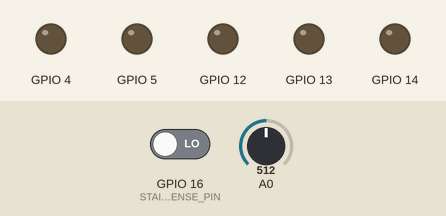
Simulated run of this program. Board: ESP8266 (NodeMCU). Parts: output pins drawn as LEDs (lit = HIGH). Inputs (shaded band) come from the test bench; at power-on: GPIO 16 (STAIR_SENSE_PIN) LOW, A0 = 512. WiFi joins after 1.5 s; servers stay silent unless stated; what the program prints to the serial monitor is not drawn.

Above: at 2.7 s.
2.8 s: GPIO 16 (STAIR_SENSE_PIN) driven HIGH
At 3.2 s:
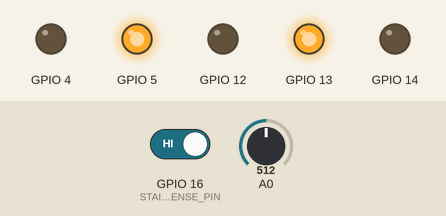
7.4 s: GPIO 16 (STAIR_SENSE_PIN) driven LOW
At 7.9 s:
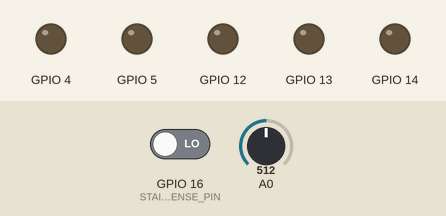
Timing chart, 0 to 9.9 s (numbered marks = the images above; inputs shaded):
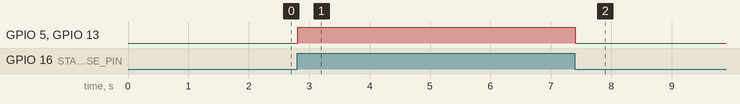

The program:

main.cpp
```cpp
#include <Arduino.h>

#include <ESP8266WiFi.h>
#include <ESP8266WebServer.h>
#include <WiFiClient.h>
//#include "WifiManager.h"

#include "UdpLogger.h"
#include "manager.h"
#include "action.h"
#include "device.h"
#include "WebServer.h"
//#include "wifi.h"
#include "HardWiredController.h"
#include "StairSensing.h"

#ifdef ESP8266
    extern "C" {
        #include "user_interface.h"
    }
#endif

ADC_MODE(ADC_TOUT);

//UdpLogger udpLogger("LandscapeController: ", 12345);
Manager manager;
WebServer webServer(&manager/*, &udpLogger*/);
HardWiredController hardWiredController(&manager);
StairSensing stairSensing(&manager);

void setup()
{
  Serial.begin(115200);

  char ssid[] = "DozerNet";
  char password[] = "Gunnerson";

  IPAddress ip(192, 168, 1, 200);
  IPAddress gateway(192, 168, 1, 5);
  IPAddress subnet(255, 255, 255, 0);

  //WiFiManager wifiManager;
  //wifiManager.resetSettings();
  //wifiManager.autoConnect("LandscapeController");

  WiFi.config(ip, gateway, subnet);
  WiFi.begin(ssid, password);
  WiFi.mode(WIFI_STA);

  while (WiFi.status() != WL_CONNECTED)
  {
    delay(500);
    Serial.print(".");
  }

  webServer.Init();
  UdpLogger.Init(12345, "LandscapeController: ");
  UdpLogger.WriteStartMessage();
}

int heartbeat = 0;
void loop()
{
  heartbeat++;
  if (heartbeat > 100 * 60) // one message per minute
  {
    //sendUdp();
    heartbeat = 0;
    UdpLogger.print("LandscapeController ");
    UdpLogger.println(WiFi.localIP());
    Serial.println("Heartbeat...");
  }

  webServer.Handle();

  stairSensing.Handle();

  hardWiredController.Handle();

  manager.HandleTimeout();

  delay(10);  // run at 100Hz (ish)
}
```

HardWiredController.h
```cpp
class HardWiredController
{
    const int StateReady = 1;             // no button press detected.
    const int StateWaitingToSettle = 2;   // button pressed, waiting to make sure we have the right one
    const int StateWaitingForOff = 3;     // waiting until we no longer detect a button pressed
    const int StateWaitingToEnd = 4;      // wait to make sure there is no bounce.

    Manager* _pManager;
    String _lastResource;
    int _pauseCount;
    int _state;

public:
    HardWiredController(Manager* pManager)
    {
        _pManager = pManager;
        _pauseCount = 0;
        _state = StateReady;
    }

    String GetButton()
    {
      int value = analogRead(A0);

      //Serial.print("Analog: ");
      //Serial.println(value);

      // Thresholds:
      //    0 - 127  off
      //  128 - 382  button 1
      //  383 - 637  button 2
      //  638 - 892  button 3
      //  893 -1020  button 4

      String resource;

      if (value < 127)
      {
        resource = "";
      }
      else if (value < 383)
      {
        resource = "pump";
      }
      else if (value < 638)
      {
        resource = "bed";
      }
      else if (value < 893)
      {
        resource = "house";
      }
      else
      {
        resource = "umbrella";
      }

      if (resource != "")
      {
        //Serial.print(value); Serial.print(" "); Serial.println(resource);
      }

      return resource;
    }

    void Handle()
    {
      // Sense analog input and send appropriate command if there is a value there.

      String resource = GetButton();
      //Serial.print(_state); Serial.print(" "); Serial.println(resource);

      if (_state == StateReady)
      {
        if (resource != "") // a button was pressed.
        {
          Serial.print("StateWaitingToSettle: "); Serial.println(resource);
          _state = StateWaitingToSettle;
          _pauseCount = 10;
        }
      }
      else if (_state == StateWaitingToSettle)
      {
        if (_pauseCount > 0)
        {
          _pauseCount--;
          return;
        }

        Serial.print("Toggle resource:"); Serial.println(resource);
        Action action("toggle");
        //_pManager->DoCommand(action, resource);
        _state = StateWaitingForOff;
      }
      else if (_state == StateWaitingForOff)
      {
        if (resource == "")
        {
          Serial.print("waiting to end");
          _state = StateWaitingToEnd;
          _pauseCount = 10;
        }
      }
      else if (_state == StateWaitingToEnd)
      {
        if (_pauseCount > 0)
        {
          _pauseCount--;
          return;
        }

        Serial.print("Ready");
        _state = StateReady;
      }
  }

};
```

MainPage.h
```cpp
const char* MainPageHtml1 = R"-----(
<!DOCTYPE html>

<html>
<head>
    <meta charset="utf-8" />
    <title>Landscape Controller Main</title>
</head>
<body>
    <font size="+3">
    <h1>Landscape Controller</h1>

    <h1>Status</h1>
    <p>
)-----";


const char* MainPageHtml2 = R"-----(
</p>
<h1>Control</h1>

<p><b>Pump</b><br/>
<a href="/command?r=pump&a=on">On</a><br/>
<a href="/command?r=pump&a=off">Off</a><br/>
<a href="/command?r=pump&a=toggle">Toggle</a>
</p>

<p><b>Bed lights</b><br/>
<a href="/command?r=bed&a=on">On</a><br/>
<a href="/command?r=bed&a=off">Off</a><br/>
<a href="/command?r=bed&a=toggle">Toggle</a>
</p>

<p><b>House lights</b><br/>
<a href="/command?r=house&a=on">On</a><br/>
<a href="/command?r=house&a=off">Off</a><br/>
<a href="/command?r=house&a=toggle">Toggle</a>
</p>

<p><b>Umbrella lights</b><br/>
<a href="/command?r=umbrella&a=on">On</a><br/>
<a href="/command?r=umbrella&a=off">Off</a><br/>
<a href="/command?r=umbrella&a=toggle">Toggle</a><br/>
<a href="/command?r=umbrella&a=dim20">20%</a>&nbsp;&nbsp;
<a href="/command?r=umbrella&a=dim40">40%</a>&nbsp;&nbsp;
<a href="/command?r=umbrella&a=dim60">60%</a>&nbsp;&nbsp;
<a href="/command?r=umbrella&a=dim80">80%</a>&nbsp;&nbsp;
<a href="/command?r=umbrella&a=dim100">100%</a>
</p>

<p><b>All lights</b><br/>
<a href="/command?r=lights&a=on">On</a><br/>
<a href="/command?r=lights&a=off">Off</a><br/>
<a href="/command?r=lights&a=toggle">Toggle</a>
</p>

)-----";
```

Manager.h
```cpp
#pragma once

#include "device.h"
#include "OnIfAnyDevice.h"

#define GPIO4_D2_PUMP 4
#define GPIO5_D1_12VPOWER 5
#define GPI12_D6_BED 12
#define GPI13_D7_HOUSE 13
#define GPI14_D5_UMBRELLA 14

class Manager
{
    private:
        const static int PumpTimeOut = 100 * 60 * 4;        // in 10 millisecond units - 4 hours
        const static int LightTimeOut = 100 * 60 * 2;       // in 10 millisecond units - 2 hours
        const static int DeviceCount = 5;

        Device* _devices[DeviceCount];

    public:

        Manager()
        {
            _devices[0] = new Device(GPIO4_D2_PUMP, "pump", "fountain", PumpTimeOut);
            _devices[1] = new Device(GPI12_D6_BED, "bed", "lights", LightTimeOut);
            _devices[2] = new Device(GPI13_D7_HOUSE, "house", "lights", LightTimeOut);
            _devices[3] = new Device(GPI14_D5_UMBRELLA, "umbrella", "lights", LightTimeOut);
            _devices[4] = new OnIfAnyDevice(GPIO5_D1_12VPOWER, "12VPower", _devices[1], _devices[2], _devices[3]);

            for (int i = 0; i < DeviceCount; i++)
            {
                _devices[i]->SetAsOutputPin();
            }
        }

        void DoCommand(Action& action, String& resource)
        {
            Serial.print("Action, resource: "); Serial.print(action.GetValue()); Serial.println(resource);

            // dispatch to all
            for (int i = 0; i < DeviceCount; i++)
            {
                _devices[i]->DoAction(action, resource);
                _devices[i]->UpdateState();
            }
        }

        String GetStatus()
        {
            String status;

            for (int i = 0; i < DeviceCount; i++)
            {
                status += _devices[i]->GetStateString() + ", ";
            }

            return status;
        }

        void HandleTimeout()
        {
            for (int i = 0; i < DeviceCount; i++)
            {
                _devices[i]->HandleTimeout();
            }
        }
};
```

OnIfAnyDevice.h
```cpp
#pragma once
#include <String.h>
#include "action.h"
#include "device.h"

class OnIfAnyDevice: public Device
{
    private:
        Device* _pFirst;
        Device* _pSecond;
        Device* _pThird;

    public:
        OnIfAnyDevice() : Device()
        {
        }

        OnIfAnyDevice(int outputPin, String name, Device* pFirst, Device* pSecond, Device* pThird)
        : Device(outputPin, name, "", 0)
        {
            _pFirst = pFirst;
            _pSecond = pSecond;
            _pThird = pThird;
        }

        virtual bool GetState()
        {
            return _pFirst->GetState() || _pSecond->GetState() || _pThird->GetState();
        }
};
```

StairSensing.h
```cpp
class StairSensing
{
    static const int STAIR_SENSE_PIN = 16;

    bool stairLightsOn = false;
    Manager* _pManager;

public:
    StairSensing(Manager* pManager)
    {
        _pManager = pManager;
        pinMode(STAIR_SENSE_PIN, INPUT);
    }

    void SetHouseLights(char* actionString)
    {
        Serial.print("House lights: "); Serial.println(actionString);

        String a = String(actionString);
        Action action(a);
        String resource("house");
        _pManager->DoCommand(action, resource);
    }

    void Handle()
    {
        // Sense 12V input and send appropriate command if it has changed.

        bool stairSense = digitalRead(STAIR_SENSE_PIN);

        if (stairSense && !stairLightsOn)
        {
            SetHouseLights("on");
            stairLightsOn = true;
        }
        else if (!stairSense && stairLightsOn)
        {
            SetHouseLights("off");
            stairLightsOn = false;
        }
    }
};
```

UdpLogger.h
```cpp
#include "WiFiUdp.h"

class UdpLoggerClass
{
    WiFiUDP _udp;
    int _port;
    String _current;
    String _prefix;

    public:
        UdpLoggerClass()
        {
            _port = 12345;
        }

        void Init(int port)
        {
            _port = port;
        }

        void Init(int port, const char* prefix)
        {
            _port = port;
            _prefix = prefix;
            _current = prefix;
        }

        void WriteStartMessage()
        {
            println("Logging");
        }

        void print(int number)
        {
            char buffer[33];
            itoa(number, buffer, 10);
            print(buffer);
        }

        void print(String message)
        {
            _current += message;
        }

        void println(String message)
        {
            print(message);

            transmit();
        }

        void println(int number)
        {
            print(number);

            transmit();
        }

        void transmit()
        {
            _udp.beginPacket("255.255.255.255", _port);
            _udp.write(_current.c_str());
            _udp.endPacket();
            _current = _prefix;
        }
};

UdpLoggerClass UdpLogger;
```

WebServer.h
```cpp
#include "MainPage.h"

class WebServer
{
    public:
    static WebServer* _pWebServer;

    ESP8266WebServer* _pServer;
    Manager* _pManager;
    //UdpLogger* _pUdpLogger;

private:

    static void handleMainPage() {

        String result = MainPageHtml1;

        result += _pWebServer->_pManager->GetStatus();

        result += MainPageHtml2;

         _pWebServer->_pServer->send(200, "text/html", result);
    }

    static void handleCommandStatic()
    {
        _pWebServer->handleCommand();
    }

    void handleCommand()
    {
        String resource;

        if (_pServer->hasArg("r"))
        {
            resource = _pWebServer->_pServer->arg("r");
        }

//        _pUdpLogger->print("Resource, Action: ");
//        _pUdpLogger->print(resource);
        UdpLogger.print("Resource, Action: ");
        UdpLogger.print(resource);

        Action action;

        if (_pServer->hasArg("a"))
        {
            action = Action(_pServer->arg("a"));
//            _pUdpLogger->print(", ");
//            _pUdpLogger->println(_pServer->arg("a"));
            UdpLogger.print(", ");
            UdpLogger.println(_pServer->arg("a"));
        }

        _pManager->DoCommand(action, resource);
//        _pUdpLogger->println(_pManager->GetStatus());
        UdpLogger.println(_pManager->GetStatus());

        _pServer->sendHeader("Location", String("/"), true);
        _pServer->send ( 302, "text/plain", "");
        // redirect...
    }

public:
    WebServer(Manager* pManager/*, UdpLogger* pUdpLogger*/)
    {
        _pManager = pManager;
       // _pUdpLogger = pUdpLogger;
        _pServer = new ESP8266WebServer(80);
        _pWebServer = this;
    }

    void Init()
    {
        Serial.print("IP address: ");
        Serial.println(WiFi.localIP());  //Print the local IP

        _pServer->on("/", handleMainPage);    //Associate the handler function to the path
        _pServer->on("/command", handleCommandStatic);
        _pServer->begin();                    //Start the server
        Serial.println("Server listening");
    }

    void Handle()
    {
        _pServer->handleClient();         //Handling of incoming requests
    }

};

WebServer* WebServer::_pWebServer = 0;
```

action.h
```cpp
#pragma once

#include <String.h>

class Action
{
    private:
        int _value;

    public:
        static const int On = 1;
        static const int Off = 2;
        static const int Toggle = 3;
        static const int Dim20 = 4;
        static const int Dim40 = 5;
        static const int Dim60 = 6;
        static const int Dim80 = 7;
        static const int Dim100 = 8;

        Action() {
            _value = 0;
        }

        Action(String action)
        {
            if (action == "on")
            {
                _value = On;
            }
            else if (action ==  "off")
            {
                _value = Off;
            }
            else if (action ==  "toggle")
            {
                _value = Toggle;
            }
            else if (action ==  "dim20")
            {
                _value = Dim20;
            }
            else if (action ==  "dim40")
            {
                _value = Dim40;
            }
            else if (action ==  "dim60")
            {
                _value = Dim60;
            }
            else if (action ==  "dim80")
            {
                _value = Dim80;
            }
            else if (action ==  "dim100")
            {
                _value = Dim100;
            }
            else
            {
                _value = 0;
            }
        }

        int GetValue()
        {
            return _value;
        }
};
```

device.h
```cpp
#pragma once
//#include <String.h>
#include "action.h"

class Device
{
    private:
        String _group;
        bool _state;
        int _outputPin;
        int _timeout;
        int _timeoutRemaining;
        int _pwmLevel;

         int PwmValues[5] = {205, 410, 614, 819, 1023};

    protected:
        String _name;

    public:
        Device()
        {
            _state = false;
            _pwmLevel = 1023;
        }

        Device(int outputPin, String name, String group, int timeout)
        : Device()
        {
            _outputPin = outputPin;
            _name = name;
            _group = group;
            _timeout = timeout;
        }

        void SetState(bool newState)
        {
            UdpLogger.print(_name);
            UdpLogger.print(" new state: ");
            UdpLogger.println(newState);
            if (newState)
            {
                _timeoutRemaining = _timeout;
            }
            else
            {
                _timeoutRemaining = 0;
            }
            _state = newState;
        }

        void DoAction(Action& action, String& name)
        {
            //Serial.print("Matching: "); Serial.println(_name);
            //Serial.println(name);
            //Serial.println(action.GetValue());

            if (name != _name && name != _group)
            {
                return;
            }

            switch (action.GetValue())
            {
                case Action::Off:
                    SetState(false);
                    break;

                case Action::On:
                    SetState(true);
                    break;

                case Action::Toggle:
                    SetState(!_state);
                    break;

                case Action::Dim20:
                case Action::Dim40:
                case Action::Dim60:
                case Action::Dim80:
                case Action::Dim100:
                    _pwmLevel = PwmValues[action.GetValue() - Action::Dim20];
                    Serial.print("Pwm at: "); Serial.println(_pwmLevel);
                    break;

            }
            //Serial.println(_state);
        }

        void UpdateState()
        {
            int state = GetState();
            Serial.println(state);
            Serial.println(_pwmLevel);

            if (state)
            {
                analogWrite(_outputPin, _pwmLevel);
            }
            else
            {
                analogWrite(_outputPin, 0);
            }
        }

        virtual bool GetState()
        {
            return _state;
        }

        void SetAsOutputPin()
        {
            pinMode(_outputPin, OUTPUT);
        }

        void HandleTimeout()
        {
            if (_timeoutRemaining > 0)
            {
                _timeoutRemaining--;
            }
            else
            {
                if (_state)
                {
                    Serial.println("Timed out...");
                    SetState(false);
                }
            }
        }

        String GetStateString()
        {
            return _name + ": " + GetState() + " => " + _pwmLevel;
        }
};
```

Measured:
- after the input at 2.8 s, GPIO 5, GPIO 13: LOW → HIGH at once
- after the input at 7.4 s, GPIO 5, GPIO 13: HIGH → LOW at once
